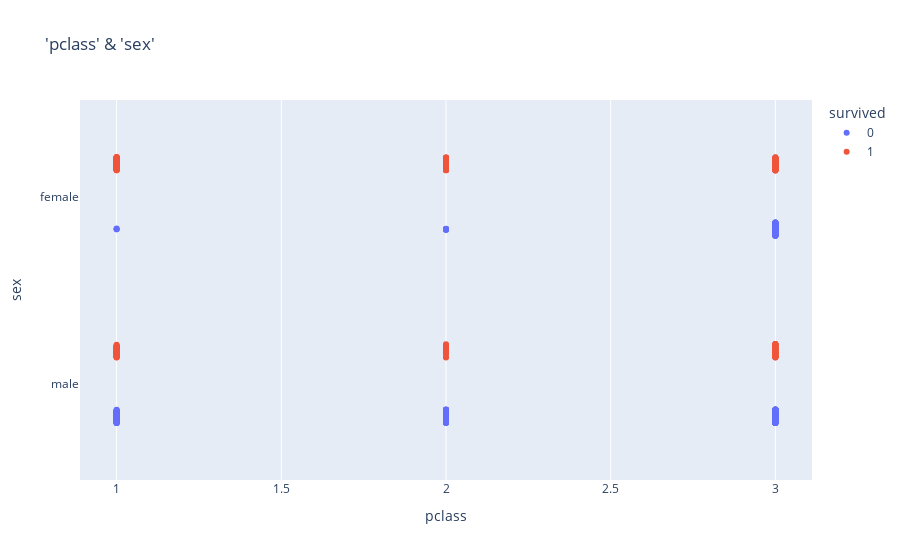

The notebook cell this image was saved under:
### Code cell
fig = px.strip(train, x = 'pclass', y = 'sex', color = 'survived',
               title = "'pclass' & 'sex'")
fig.show()

### Figure 1 — Plotly figure (JSON) as saved in the notebook; plotly's stock layout.template omitted (floating-point values rounded to 4 significant figures; data arrays with more than 128 entries replaced by an {"elided": "..."} marker saying what was removed)
{"data": [{"alignmentgroup": "True", "boxpoints": "all", "fillcolor": "rgba(255,255,255,0)", "hoveron": "points", "hovertemplate": "survived=0<br>pclass=%{x}<br>sex=%{y}<extra></extra>", "legendgroup": "0", "line": {"color": "rgba(255,255,255,0)"}, "marker": {"color": "#636efa"}, "name": "0", "offsetgroup": "0", "orientation": "h", "pointpos": 0, "showlegend": true, "type": "box", "x": {"elided": "549 int values"}, "x0": " ", "xaxis": "x", "y": {"elided": "549 str values"}, "y0": " ", "yaxis": "y"}, {"alignmentgroup": "True", "boxpoints": "all", "fillcolor": "rgba(255,255,255,0)", "hoveron": "points", "hovertemplate": "survived=1<br>pclass=%{x}<br>sex=%{y}<extra></extra>", "legendgroup": "1", "line": {"color": "rgba(255,255,255,0)"}, "marker": {"color": "#EF553B"}, "name": "1", "offsetgroup": "1", "orientation": "h", "pointpos": 0, "showlegend": true, "type": "box", "x": {"elided": "342 int values"}, "x0": " ", "xaxis": "x", "y": {"elided": "342 str values"}, "y0": " ", "yaxis": "y"}], "layout": {"boxmode": "group", "legend": {"title": {"text": "survived"}, "tracegroupgap": 0}, "title": {"text": "'pclass' & 'sex'"}, "xaxis": {"anchor": "y", "domain": [0, 1], "title": {"text": "pclass"}}, "yaxis": {"anchor": "x", "domain": [0, 1], "title": {"text": "sex"}}}}
